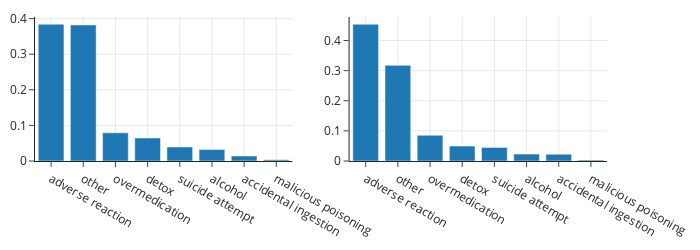

This figure's notebook cell:
### Code cell
fig1 = px.bar(x=types_ct, y=dawn_cts.values)
fig2 = px.bar(x=types_wt, y=dawn_wt_sort.values)

fig = left_right(fig1, fig2)
fig.show()

### Figure 1 — Plotly figure (JSON) as saved in the notebook; plotly's stock layout.template omitted (floating-point values rounded to 4 significant figures)
{"data": [{"alignmentgroup": "True", "hovertemplate": "x=%{x}<br>y=%{y}<extra></extra>", "legendgroup": "", "marker": {"color": "#1F77B4", "pattern": {"shape": ""}}, "name": "", "offsetgroup": "", "orientation": "v", "showlegend": false, "textposition": "auto", "type": "bar", "x": ["adverse reaction", "other", "overmedication", "detox", "suicide attempt", "alcohol", "accidental ingestion", "malicious poisoning"], "xaxis": "x", "y": [0.3843, 0.3823, 0.07917, 0.06475, 0.03941, 0.03238, 0.01419, 0.00346], "yaxis": "y"}, {"alignmentgroup": "True", "hovertemplate": "x=%{x}<br>y=%{y}<extra></extra>", "legendgroup": "", "marker": {"color": "#1F77B4", "pattern": {"shape": ""}}, "name": "", "offsetgroup": "", "orientation": "v", "showlegend": false, "textposition": "auto", "type": "bar", "x": ["adverse reaction", "other", "overmedication", "detox", "suicide attempt", "alcohol", "accidental ingestion", "malicious poisoning"], "xaxis": "x2", "y": [0.4541, 0.3176, 0.08533, 0.04945, 0.04507, 0.02299, 0.02242, 0.003053], "yaxis": "y2"}], "layout": {"height": 250, "width": 700, "xaxis": {"anchor": "y", "autorange": true, "domain": [0, 0.45], "range": [-0.5, 7.5], "type": "category"}, "xaxis2": {"anchor": "y2", "autorange": true, "domain": [0.55, 1], "range": [-0.5, 7.5], "type": "category"}, "yaxis": {"anchor": "x", "autorange": true, "domain": [0, 1], "range": [0, 0.4046], "type": "linear"}, "yaxis2": {"anchor": "x2", "autorange": true, "domain": [0, 1], "range": [0, 0.478], "type": "linear"}}}
